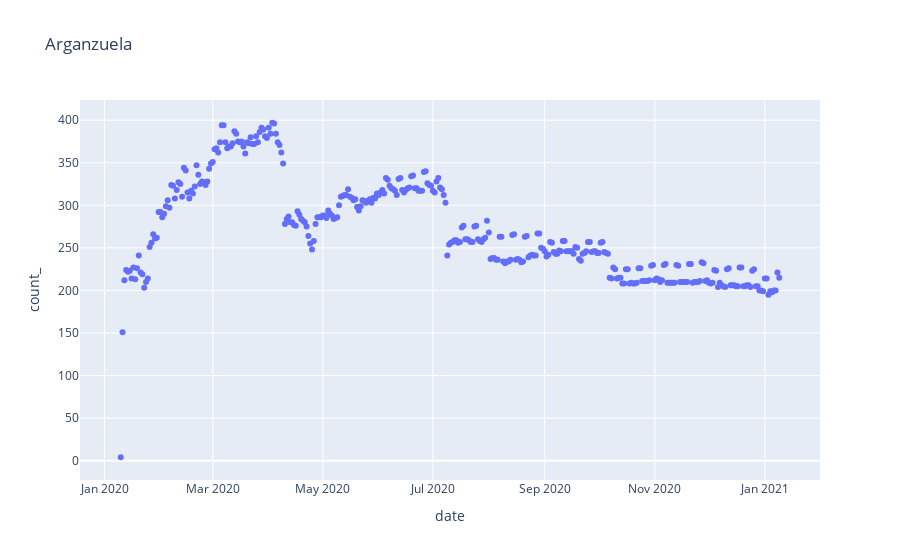
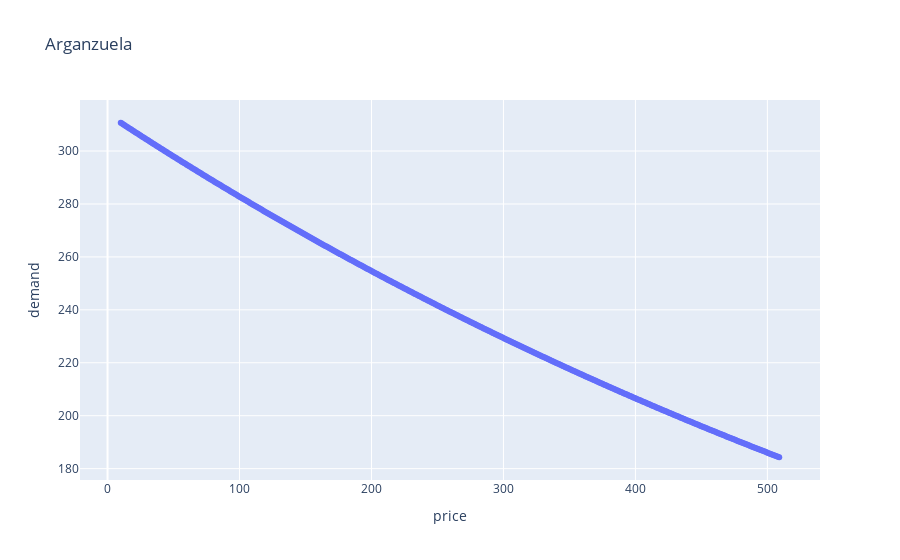
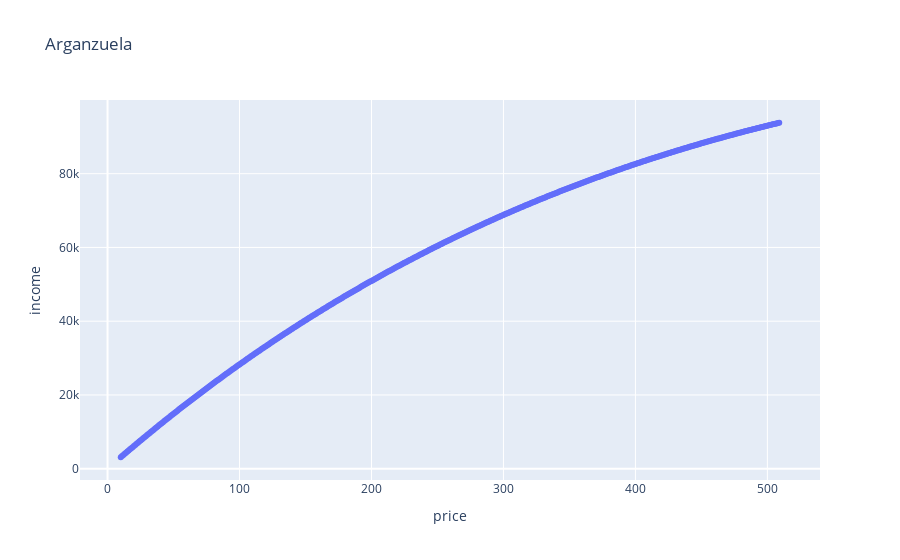

Notebook code cell kept with these figures, in order:
### Code cell
neighbourhood(data, 'Arganzuela')

### Figure 1 — Plotly figure (JSON) as saved in the notebook; plotly's stock layout.template omitted (floating-point values rounded to 4 significant figures; data arrays with more than 128 entries replaced by an {"elided": "..."} marker saying what was removed)
{"data": [{"hovertemplate": "date=%{x}<br>count_=%{y}<extra></extra>", "legendgroup": "", "marker": {"color": "#636efa", "symbol": "circle"}, "mode": "markers", "name": "", "orientation": "v", "showlegend": false, "type": "scatter", "x": {"elided": "366 str values"}, "xaxis": "x", "y": {"elided": "366 int values"}, "yaxis": "y"}], "layout": {"legend": {"tracegroupgap": 0}, "title": {"text": "Arganzuela"}, "xaxis": {"anchor": "y", "domain": [0, 1], "title": {"text": "date"}}, "yaxis": {"anchor": "x", "domain": [0, 1], "title": {"text": "count_"}}}}

### Figure 2 — Plotly figure (JSON) as saved in the notebook; plotly's stock layout.template omitted (floating-point values rounded to 4 significant figures; data arrays with more than 128 entries replaced by an {"elided": "..."} marker saying what was removed)
{"data": [{"hovertemplate": "price=%{x}<br>demand=%{y}<extra></extra>", "legendgroup": "", "marker": {"color": "#636efa", "symbol": "circle"}, "mode": "markers", "name": "", "orientation": "v", "showlegend": false, "type": "scatter", "x": {"elided": "500 float values"}, "xaxis": "x", "y": {"elided": "500 float values"}, "yaxis": "y"}], "layout": {"legend": {"tracegroupgap": 0}, "title": {"text": "Arganzuela"}, "xaxis": {"anchor": "y", "domain": [0, 1], "title": {"text": "price"}}, "yaxis": {"anchor": "x", "domain": [0, 1], "title": {"text": "demand"}}}}

### Figure 3 — Plotly figure (JSON) as saved in the notebook; plotly's stock layout.template omitted (floating-point values rounded to 4 significant figures; data arrays with more than 128 entries replaced by an {"elided": "..."} marker saying what was removed)
{"data": [{"hovertemplate": "price=%{x}<br>income=%{y}<extra></extra>", "legendgroup": "", "marker": {"color": "#636efa", "symbol": "circle"}, "mode": "markers", "name": "", "orientation": "v", "showlegend": false, "type": "scatter", "x": {"elided": "500 float values"}, "xaxis": "x", "y": {"elided": "500 float values"}, "yaxis": "y"}], "layout": {"legend": {"tracegroupgap": 0}, "title": {"text": "Arganzuela"}, "xaxis": {"anchor": "y", "domain": [0, 1], "title": {"text": "price"}}, "yaxis": {"anchor": "x", "domain": [0, 1], "title": {"text": "income"}}}}
